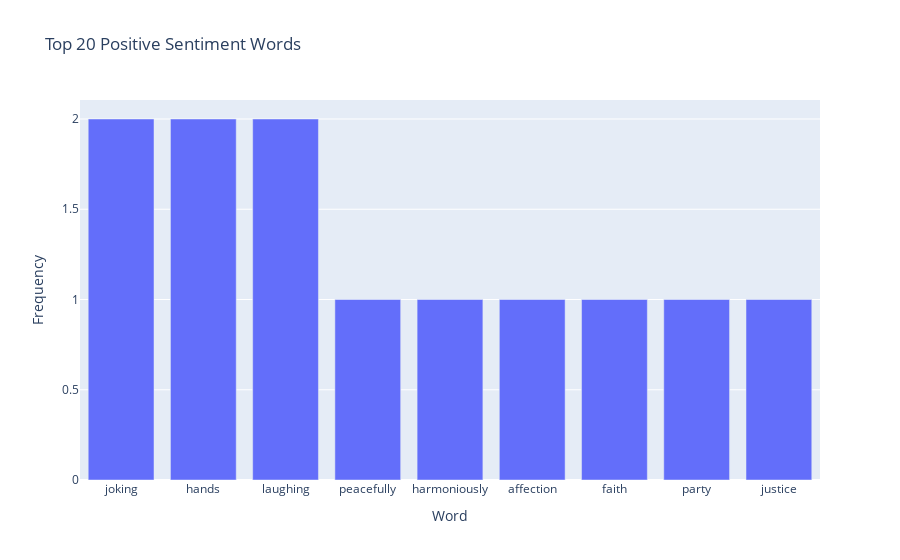
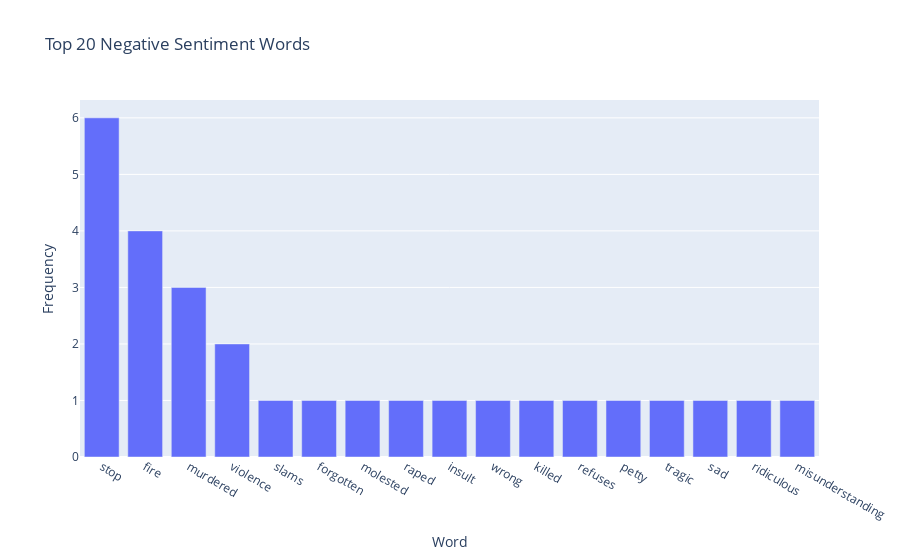
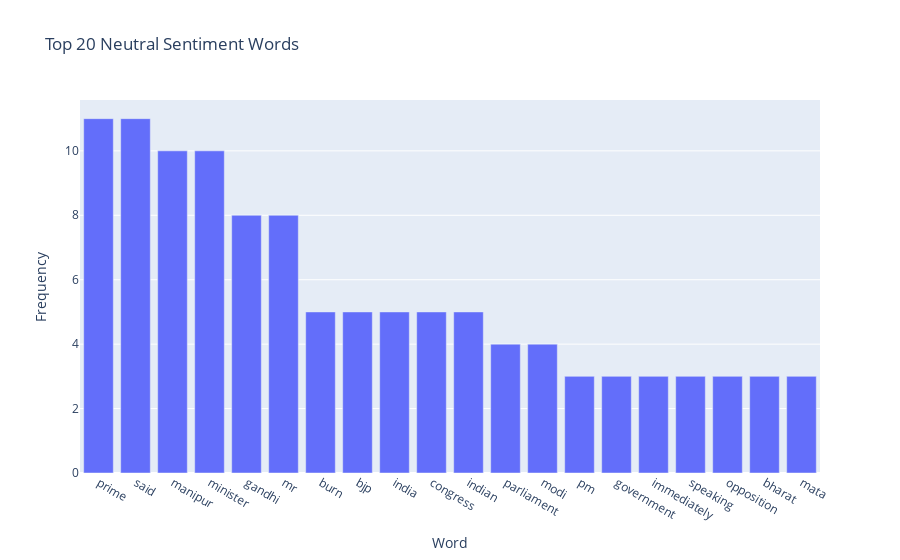

Notebook code cell kept with these figures, in order:
### Code cell
fig_positive = px.bar(df_positive, x='Word', y='Frequency', title="Top 20 Positive Sentiment Words")
fig_negative = px.bar(df_negative, x='Word', y='Frequency', title="Top 20 Negative Sentiment Words")
fig_neutral = px.bar(df_neutral, x='Word', y='Frequency', title="Top 20 Neutral Sentiment Words")

fig_positive.show()
fig_negative.show()
fig_neutral.show()

### Figure 1 — Plotly figure (JSON) as saved in the notebook; plotly's stock layout.template omitted (floating-point values rounded to 4 significant figures)
{"data": [{"alignmentgroup": "True", "hovertemplate": "Word=%{x}<br>Frequency=%{y}<extra></extra>", "legendgroup": "", "marker": {"color": "#636efa", "pattern": {"shape": ""}}, "name": "", "offsetgroup": "", "orientation": "v", "showlegend": false, "textposition": "auto", "type": "bar", "x": ["joking", "hands", "laughing", "peacefully", "harmoniously", "affection", "faith", "party", "justice"], "xaxis": "x", "y": [2, 2, 2, 1, 1, 1, 1, 1, 1], "yaxis": "y"}], "layout": {"autosize": true, "barmode": "relative", "legend": {"tracegroupgap": 0}, "title": {"text": "Top 20 Positive Sentiment Words"}, "xaxis": {"anchor": "y", "autorange": true, "domain": [0, 1], "range": [-0.5, 8.5], "title": {"text": "Word"}, "type": "category"}, "yaxis": {"anchor": "x", "autorange": true, "domain": [0, 1], "range": [0, 2.105], "title": {"text": "Frequency"}, "type": "linear"}}}

### Figure 2 — Plotly figure (JSON) as saved in the notebook; plotly's stock layout.template omitted (floating-point values rounded to 4 significant figures)
{"data": [{"alignmentgroup": "True", "hovertemplate": "Word=%{x}<br>Frequency=%{y}<extra></extra>", "legendgroup": "", "marker": {"color": "#636efa", "pattern": {"shape": ""}}, "name": "", "offsetgroup": "", "orientation": "v", "showlegend": false, "textposition": "auto", "type": "bar", "x": ["stop", "fire", "murdered", "violence", "slams", "forgotten", "molested", "raped", "insult", "wrong", "killed", "refuses", "petty", "tragic", "sad", "ridiculous", "misunderstanding"], "xaxis": "x", "y": [6, 4, 3, 2, 1, 1, 1, 1, 1, 1, 1, 1, 1, 1, 1, 1, 1], "yaxis": "y"}], "layout": {"autosize": true, "barmode": "relative", "legend": {"tracegroupgap": 0}, "title": {"text": "Top 20 Negative Sentiment Words"}, "xaxis": {"anchor": "y", "autorange": true, "domain": [0, 1], "range": [-0.5, 16.5], "title": {"text": "Word"}, "type": "category"}, "yaxis": {"anchor": "x", "autorange": true, "domain": [0, 1], "range": [0, 6.316], "title": {"text": "Frequency"}, "type": "linear"}}}

### Figure 3 — Plotly figure (JSON) as saved in the notebook; plotly's stock layout.template omitted (floating-point values rounded to 4 significant figures)
{"data": [{"alignmentgroup": "True", "hovertemplate": "Word=%{x}<br>Frequency=%{y}<extra></extra>", "legendgroup": "", "marker": {"color": "#636efa", "pattern": {"shape": ""}}, "name": "", "offsetgroup": "", "orientation": "v", "showlegend": false, "textposition": "auto", "type": "bar", "x": ["prime", "said", "manipur", "minister", "gandhi", "mr", "burn", "bjp", "india", "congress", "indian", "parliament", "modi", "pm", "government", "immediately", "speaking", "opposition", "bharat", "mata"], "xaxis": "x", "y": [11, 11, 10, 10, 8, 8, 5, 5, 5, 5, 5, 4, 4, 3, 3, 3, 3, 3, 3, 3], "yaxis": "y"}], "layout": {"autosize": true, "barmode": "relative", "legend": {"tracegroupgap": 0}, "title": {"text": "Top 20 Neutral Sentiment Words"}, "xaxis": {"anchor": "y", "autorange": true, "domain": [0, 1], "range": [-0.5, 19.5], "title": {"text": "Word"}, "type": "category"}, "yaxis": {"anchor": "x", "autorange": true, "domain": [0, 1], "range": [0, 11.58], "title": {"text": "Frequency"}, "type": "linear"}}}
